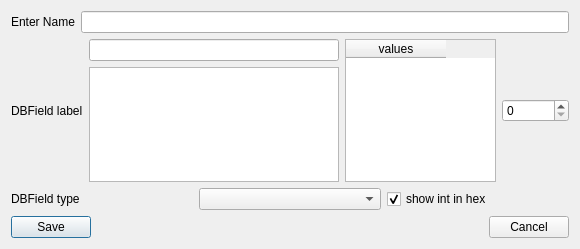
<?xml version="1.0" encoding="UTF-8"?>
<ui version="4.0">
 <class>DBFieldEdit</class>
 <widget class="QDialog" name="DBFieldEdit">
  <property name="geometry">
   <rect>
    <x>0</x>
    <y>0</y>
    <width>580</width>
    <height>249</height>
   </rect>
  </property>
  <property name="windowTitle">
   <string>DBField Editor</string>
  </property>
  <layout class="QVBoxLayout">
   <item>
    <layout class="QVBoxLayout">
     <item>
      <layout class="QHBoxLayout">
       <item>
        <widget class="QLabel" name="enterLabel">
         <property name="text">
          <string>Enter Name</string>
         </property>
         <property name="wordWrap">
          <bool>false</bool>
         </property>
        </widget>
       </item>
       <item>
        <widget class="QLineEdit" name="fieldName">
         <property name="minimumSize">
          <size>
           <width>250</width>
           <height>0</height>
          </size>
         </property>
        </widget>
       </item>
      </layout>
     </item>
     <item>
      <layout class="QHBoxLayout">
       <item>
        <widget class="QLabel" name="fieldLabel">
         <property name="text">
          <string>DBField label</string>
         </property>
         <property name="wordWrap">
          <bool>false</bool>
         </property>
        </widget>
       </item>
       <item>
        <layout class="QVBoxLayout">
         <item>
          <widget class="QLineEdit" name="fieldValue">
           <property name="minimumSize">
            <size>
             <width>250</width>
             <height>0</height>
            </size>
           </property>
          </widget>
         </item>
         <item>
          <widget class="QPlainTextEdit" name="fieldTxtEdit"/>
         </item>
        </layout>
       </item>
       <item>
        <widget class="QTableWidget" name="fieldTable">
         <column>
          <property name="text">
           <string>values</string>
          </property>
         </column>
        </widget>
       </item>
       <item>
        <widget class="QSpinBox" name="tableEntries">
         <property name="maximum">
          <number>99999999</number>
         </property>
        </widget>
       </item>
      </layout>
     </item>
     <item>
      <layout class="QHBoxLayout">
       <item>
        <widget class="QLabel" name="typeLabel">
         <property name="text">
          <string>DBField type</string>
         </property>
         <property name="wordWrap">
          <bool>false</bool>
         </property>
        </widget>
       </item>
       <item>
        <widget class="QComboBox" name="typeBox"/>
       </item>
       <item>
        <widget class="QCheckBox" name="hexBox">
         <property name="text">
          <string>show int in hex</string>
         </property>
         <property name="checked">
          <bool>true</bool>
         </property>
        </widget>
       </item>
      </layout>
     </item>
     <item>
      <layout class="QHBoxLayout">
       <item>
        <widget class="QPushButton" name="okButton">
         <property name="text">
          <string>Save</string>
         </property>
        </widget>
       </item>
       <item>
        <spacer name="spacer14">
         <property name="orientation">
          <enum>Qt::Horizontal</enum>
         </property>
         <property name="sizeType">
          <enum>QSizePolicy::Expanding</enum>
         </property>
         <property name="sizeHint" stdset="0">
          <size>
           <width>151</width>
           <height>21</height>
          </size>
         </property>
        </spacer>
       </item>
       <item>
        <widget class="QPushButton" name="cancelButton">
         <property name="text">
          <string>Cancel</string>
         </property>
        </widget>
       </item>
      </layout>
     </item>
    </layout>
   </item>
  </layout>
 </widget>
 <layoutdefault spacing="6" margin="11"/>
 <pixmapfunction>qPixmapFromMimeSource</pixmapfunction>
 <resources/>
 <connections/>
</ui>
